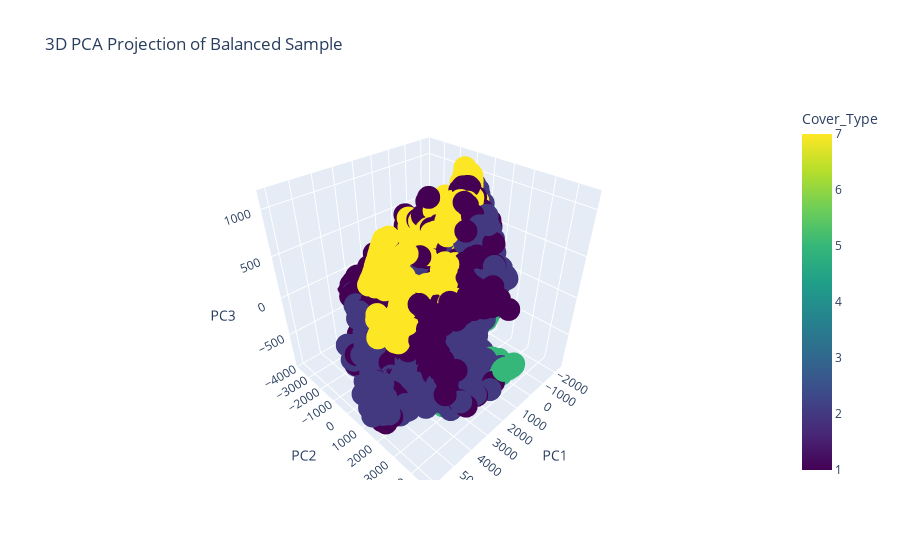

Notebook source saved alongside this figure:
### Code cell
# Step 1: Apply PCA with 3 components
pca = PCA(n_components=3)
X_pca_3d = pca.fit_transform(X_balanced) 

# Step 2: Create DataFrame with labels
pca_3d_df = pd.DataFrame(X_pca_3d, columns=['PC1', 'PC2', 'PC3'])
pca_3d_df['Cover_Type'] = y_balanced 

# Step 3: 3D Scatter Plot
fig3d = px.scatter_3d(
    pca_3d_df, x='PC1', y='PC2', z='PC3',
    color='Cover_Type',
    title='3D PCA Projection of Balanced Sample',
    color_continuous_scale='Viridis'
)
fig3d.show()

### Figure 1 — Plotly figure (JSON) as saved in the notebook; plotly's stock layout.template omitted (floating-point values rounded to 4 significant figures; data arrays with more than 128 entries replaced by an {"elided": "..."} marker saying what was removed)
{"data": [{"hovertemplate": "PC1=%{x}<br>PC2=%{y}<br>PC3=%{z}<br>Cover_Type=%{marker.color}<extra></extra>", "legendgroup": "", "marker": {"color": {"elided": "12999 int values"}, "coloraxis": "coloraxis", "symbol": "circle"}, "mode": "markers", "name": "", "scene": "scene", "showlegend": false, "type": "scatter3d", "x": {"elided": "12999 float values"}, "y": {"elided": "12999 float values"}, "z": {"elided": "12999 float values"}}], "layout": {"coloraxis": {"colorbar": {"title": {"text": "Cover_Type"}}, "colorscale": [[0, "#440154"], [0.1111, "#482878"], [0.2222, "#3e4989"], [0.3333, "#31688e"], [0.4444, "#26828e"], [0.5556, "#1f9e89"], [0.6667, "#35b779"], [0.7778, "#6ece58"], [0.8889, "#b5de2b"], [1, "#fde725"]]}, "legend": {"tracegroupgap": 0}, "scene": {"domain": {"x": [0, 1], "y": [0, 1]}, "xaxis": {"title": {"text": "PC1"}}, "yaxis": {"title": {"text": "PC2"}}, "zaxis": {"title": {"text": "PC3"}}}, "title": {"text": "3D PCA Projection of Balanced Sample"}}}
